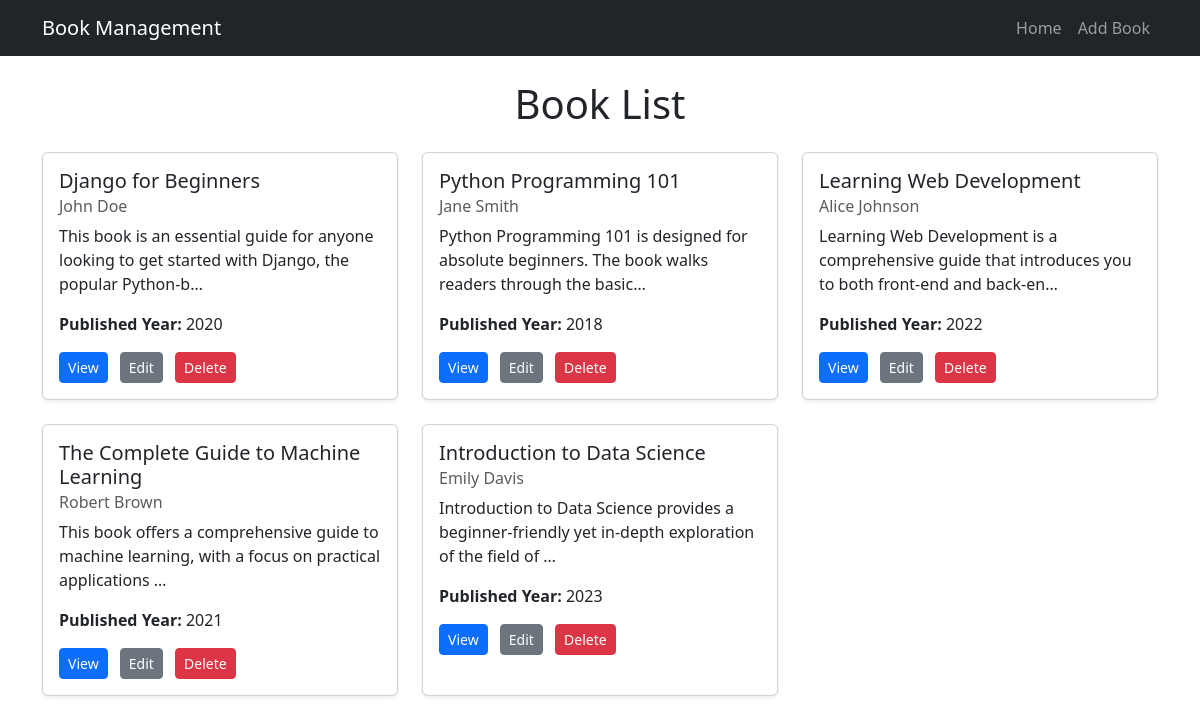
The page / on the database its author committed.
### books/models.py (models this page shows, shortened)
class Book(models.Model):
    title = models.CharField(max_length=100)
    author = models.CharField(max_length=100)
    description = models.TextField()
    published_year = models.PositiveBigIntegerField()

### books/views.py (the view)
# urls.py: path('', homepage, name='homepage'),
def homepage(request):
    books = Book.objects.all()
    return render(request, 'book_list.html', {'books': books})

### templates/book_list.html (shortened to what this page needs)
{% extends "base.html" %}
{% block content %}
    <h1 class="text-center mb-4">Book List</h1>
    <div class="row">
        {% for book in books %}
            <div class="col-md-4 mb-4">
                <div class="card shadow-sm h-100">
                    <div class="card-body">
                        <h5 class="card-title">{{ book.title }}</h5>
                        <h6 class="card-subtitle text-muted mb-2">{{ book.author }}</h6>
                        <p class="card-text">{{ book.description|truncatechars:100 }}</p>
                        <p><strong>Published Year:</strong> {{ book.published_year }}</p>
                        <a href="{% url 'book_detail' book.id %}" class="btn btn-primary btn-sm me-2">View</a>
                        <a href="{% url 'edit_book' book.id %}" class="btn btn-secondary btn-sm me-2">Edit</a>
                        <a href="{% url 'delete_book' book.id %}" class="btn btn-danger btn-sm me-2">Delete</a>
                    </div>
                </div>
            </div>
        {% empty %}
            <p class="text-center">No books available.</p>
        {% endfor %}
    </div>
{% endblock %}

### rows shown on the page
Book: title "Django for Beginners", author "John Doe", description "This book is an essential guide for anyone looking to get started with Django, the popular Python-b…", published_year "2020"
Book: title "Python Programming 101", author "Jane Smith", description "Python Programming 101 is designed for absolute beginners. The book walks readers through the basic…", published_year "2018"
Book: title "Learning Web Development", author "Alice Johnson", description "Learning Web Development is a comprehensive guide that introduces you to both front-end and back-en…", published_year "2022"
Book: title "The Complete Guide to Machine Learning", author "Robert Brown", description "This book offers a comprehensive guide to machine learning, with a focus on practical applications …", published_year "2021"
Book: title "Introduction to Data Science", author "Emily Davis", description "Introduction to Data Science provides a beginner-friendly yet in-depth exploration of the field of …", published_year "2023"
